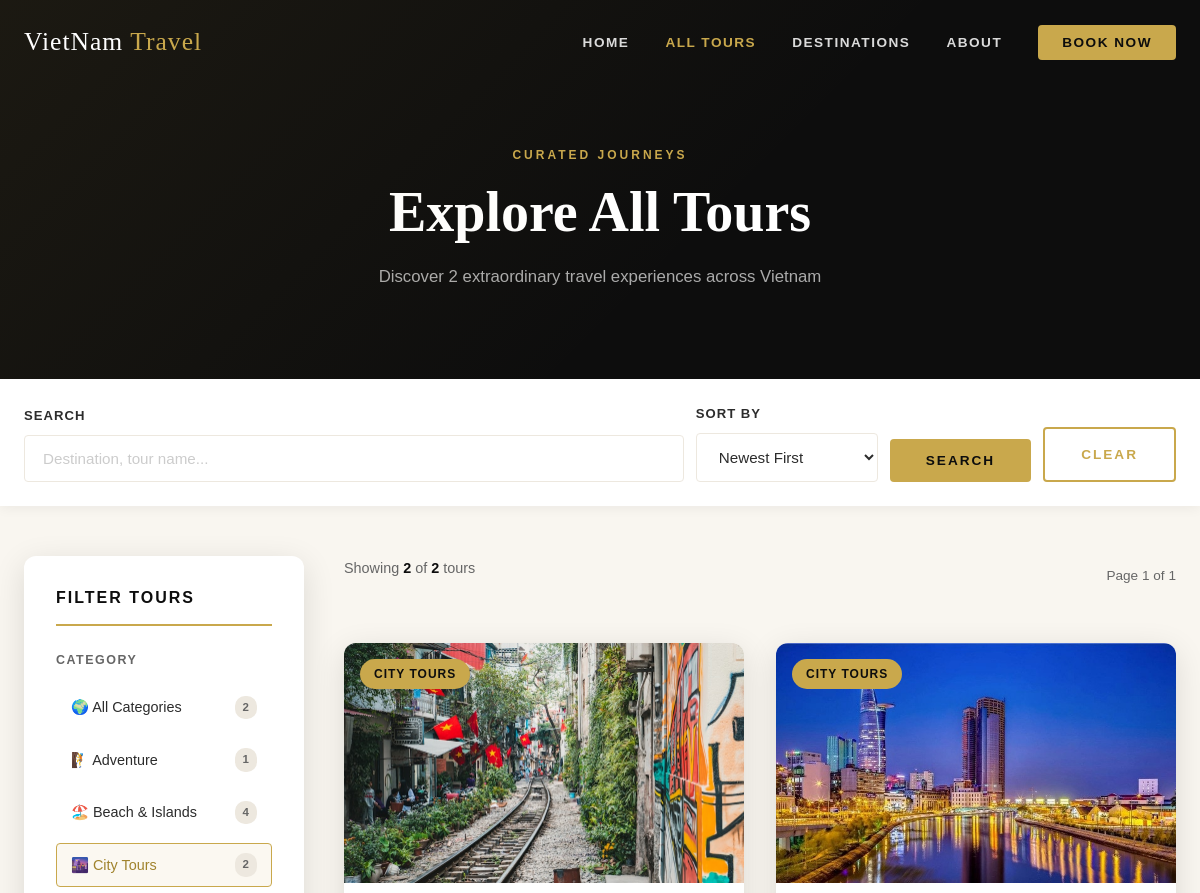
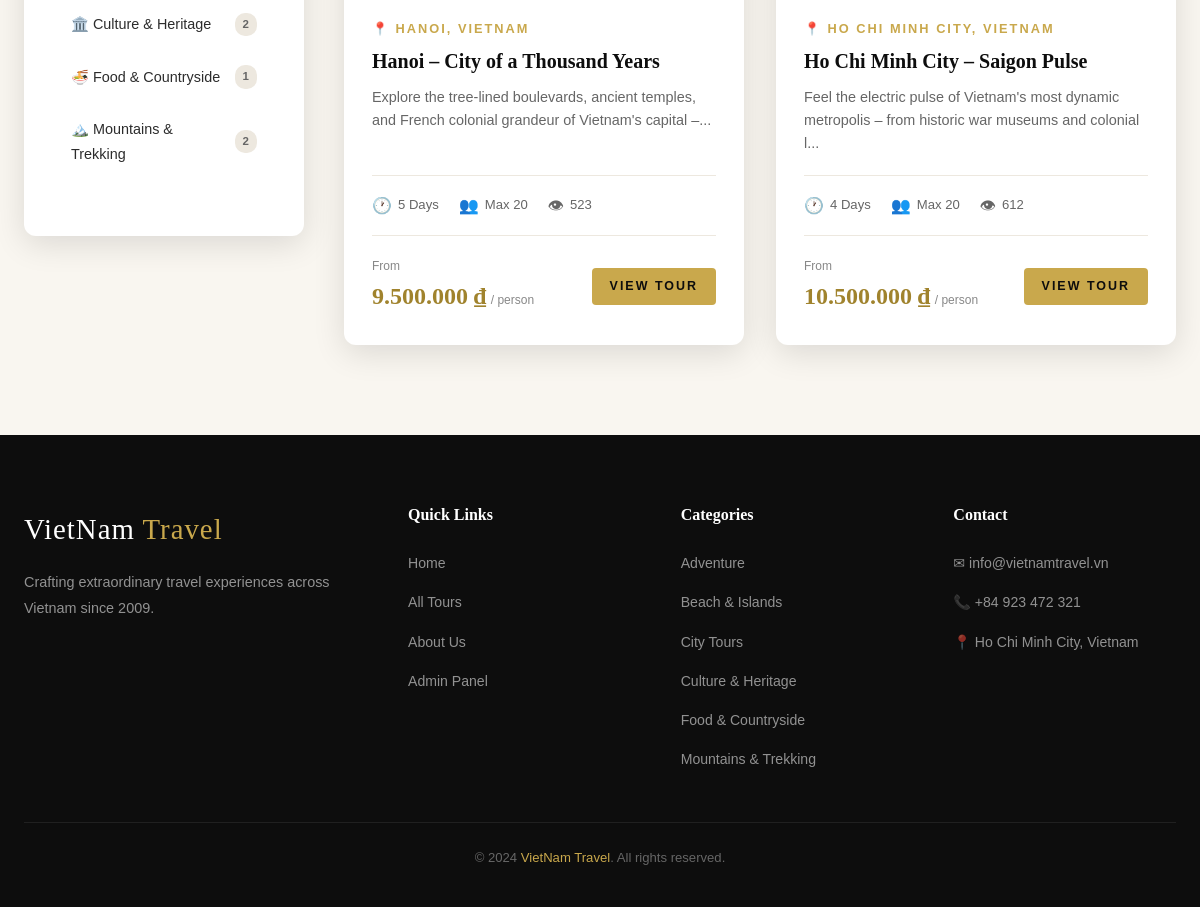
Screenshot of /tours.php?category=4 with the database file from the repository (2 pictures, top to bottom).
### tables this page shows
CREATE TABLE IF NOT EXISTS categories (
    id          INT AUTO_INCREMENT PRIMARY KEY,
    name        VARCHAR(100) NOT NULL UNIQUE,
    slug        VARCHAR(100) NOT NULL UNIQUE,
    description TEXT,
    icon        VARCHAR(10) DEFAULT '✈️',
    created_at  TIMESTAMP DEFAULT CURRENT_TIMESTAMP
);

CREATE TABLE IF NOT EXISTS tours (
    id           INT AUTO_INCREMENT PRIMARY KEY,
    title        VARCHAR(255) NOT NULL,
    slug         VARCHAR(255) NOT NULL UNIQUE,
    description  TEXT NOT NULL,
    content      TEXT,
    price        BIGINT NOT NULL DEFAULT 0,
    duration     INT NOT NULL DEFAULT 1,
    max_people   INT NOT NULL DEFAULT 10,
    destination  VARCHAR(255) NOT NULL,
    category_id  INT NOT NULL,
    image_url    VARCHAR(255),
    status       ENUM('active','inactive') DEFAULT 'active',
    views        INT DEFAULT 0,
    created_at   TIMESTAMP DEFAULT CURRENT_TIMESTAMP,
    updated_at   TIMESTAMP DEFAULT CURRENT_TIMESTAMP ON UPDATE CURRENT_TIMESTAMP,
    FOREIGN KEY (category_id) REFERENCES categories(id) ON DELETE CASCADE
);

### includes/db-connect.php (called while the page is built, shortened)
<?php
function img_url($path) {
    $path = ltrim($path, '/');
    return htmlspecialchars($path);
}

### tours.php (the view, shortened to what this page needs)
<?php
include 'includes/db-connect.php';
$search    = isset($_GET['search'])    ? trim($_GET['search'])    : '';
$cat_id    = isset($_GET['category'])  ? (int)$_GET['category']   : 0;
$sort      = isset($_GET['sort'])      ? trim($_GET['sort'])       : 'newest';
$per_page     = 6;
$current_page = max(1, isset($_GET['page']) ? (int)$_GET['page'] : 1);
$where = "WHERE t.status = 'active'";
if ($cat_id > 0)       $where .= " AND t.category_id = $cat_id";
$order = "t.created_at DESC";
$total_row   = mysqli_fetch_assoc(mysqli_query($conn, "SELECT COUNT(*) as total FROM tours t JOIN categories c ON t.category_id = c.id $where"));
$total       = $total_row['total'];
$total_pages = max(1, ceil($total / $per_page));
$offset      = ($current_page - 1) * $per_page;
$result      = mysqli_query($conn, "SELECT t.*, c.name as cat_name FROM tours t JOIN categories c ON t.category_id = c.id $where ORDER BY $order LIMIT $per_page OFFSET $offset");
$cat_result  = mysqli_query($conn, "SELECT id, name, icon FROM categories ORDER BY name");
function buildQuery($extra = [])
{
    $base = $_GET;
    unset($base['page']);
    return http_build_query(array_merge($base, $extra));
}
?>
<!DOCTYPE html>
<html lang="en">
<head>
    <link rel="stylesheet" href="css/style.css">
</head>
<body>
    <?php include 'includes/navbar.php'; ?>
    <div class="page-hero">
        <div class="container">
            <span class="section-label">Curated Journeys</span>
            <h1>Explore All Tours</h1>
            <p>Discover <?php echo $total; ?> extraordinary travel experiences across Vietnam</p>
        </div>
    </div>
    <div style="background:var(--white);padding:24px 0;box-shadow:0 2px 12px rgba(0,0,0,0.06);">
        <div class="container">
            <form method="GET" action="tours.php" style="display:flex;gap:12px;flex-wrap:wrap;align-items:flex-end;">
                <div class="form-group" style="margin:0;flex:1;min-width:200px;">
                    <label>Search</label>
                    <input type="text" name="search" class="form-control" placeholder="Destination, tour name..." value="<?php echo htmlspecialchars($search); ?>">
                </div>
                <div class="form-group" style="margin:0;min-width:180px;">
                    <label>Sort By</label>
                    <select name="sort" class="form-control">
                        <option value="newest"     <?php echo $sort==='newest'     ?'selected':''; ?>>Newest First</option>
                    </select>
                </div>
                <button type="submit" class="btn btn-gold">Search</button>
                <?php if (!empty($search) || $cat_id || $sort !== 'newest'): ?>
                    <a href="tours.php" class="btn btn-outline">Clear</a>
                <?php endif; ?>
            </form>
        </div>
    </div>
    <section class="section" style="padding-top:50px;">
        <div class="container">
            <div class="tours-layout">
                <aside class="filter-sidebar">
                    <h3>Filter Tours</h3>
                    <div class="filter-section">
                        <div class="filter-section-title">Category</div>
                        <ul class="category-filter-list">
                            <li>
                                <a href="tours.php?<?php echo buildQuery(['category' => '']); ?>" class="<?php echo !$cat_id ? 'active' : ''; ?>">
                                    🌍 All Categories <span class="cat-count-badge"><?php echo $total; ?></span>
                                </a>
                            </li>
                            <?php
                            mysqli_data_seek($cat_result, 0);
                            while ($cat = mysqli_fetch_assoc($cat_result)):
                                $cn = mysqli_fetch_assoc(mysqli_query($conn, "SELECT COUNT(*) as n FROM tours WHERE category_id={$cat['id']} AND status='active'"));
                            ?>
                                <li>
                                    <a href="tours.php?<?php echo buildQuery(['category' => $cat['id']]); ?>" class="<?php echo $cat_id == $cat['id'] ? 'active' : ''; ?>">
                                        <?php echo $cat['icon']; ?> <?php echo htmlspecialchars($cat['name']); ?>
                                        <span class="cat-count-badge"><?php echo $cn['n']; ?></span>
                                    </a>
                                </li>
                            <?php endwhile; ?>
                        </ul>
                    </div>
                </aside>
                <div>
                    <div class="results-header">
                        <p class="results-count">
                            Showing <strong><?php echo min($per_page, max(0, $total - $offset)); ?></strong> of <strong><?php echo $total; ?></strong> tours
                        </p>
                        <span style="font-size:0.85rem;color:var(--text-light);">Page <?php echo $current_page; ?> of <?php echo $total_pages; ?></span>
                    </div>
                    <?php if ($total > 0): ?>
                        <div class="tours-grid">
                            <?php while ($tour = mysqli_fetch_assoc($result)): ?>
                                <div class="tour-card">
                                    <div class="tour-card-image">
                                        <img src="<?php echo img_url($tour['image_url']); ?>" alt="<?php echo htmlspecialchars($tour['title']); ?>" loading="lazy">
                                        <span class="tour-card-badge"><?php echo htmlspecialchars($tour['cat_name']); ?></span>
                                    </div>
                                    <div class="tour-card-body">
                                        <div class="tour-card-destination">📍 <?php echo htmlspecialchars($tour['destination']); ?></div>
                                        <h3 class="tour-card-title"><?php echo htmlspecialchars($tour['title']); ?></h3>
                                        <p class="tour-card-excerpt"><?php echo substr(htmlspecialchars($tour['description']), 0, 110) . '...'; ?></p>
                                        <div class="tour-card-meta">
                                            <div class="tour-meta-item"><span class="icon">🕐</span><?php echo $tour['duration']; ?> Days</div>
                                            <div class="tour-meta-item"><span class="icon">👥</span>Max <?php echo $tour['max_people']; ?></div>
                                            <div class="tour-meta-item"><span class="icon">👁</span><?php echo number_format($tour['views']); ?></div>
                                        </div>
                                        <div class="tour-card-footer">
                                            <div class="tour-price">
                                                <span class="from">From</span>
                                                <span class="amount"><?php echo number_format($tour['price'], 0, ',', '.'); ?> ₫</span>
                                                <span class="per">/ person</span>
                                            </div>
                                            <a href="tour-detail.php?id=<?php echo $tour['id']; ?>" class="btn btn-gold btn-sm">View Tour</a>
                                        </div>
                                    </div>
                                </div>
                            <?php endwhile; ?>
                        </div>
                    <?php endif; ?>
                </div>
            </div>
        </div>
    </section>
    <?php include 'includes/footer.php'; ?>
</body>
</html>

### includes/footer.php (shortened to what this page needs)
<?php
$footer_cats = mysqli_query($conn, "SELECT name, slug FROM categories ORDER BY name LIMIT 6");
?>
<footer class="footer">
    <div class="container">
        <div class="footer-grid">
            <div class="footer-brand">
                <a href="index.php" class="nav-logo">VietNam <span>Travel</span></a>
                <p>Crafting extraordinary travel experiences across Vietnam since 2009.</p>
            </div>
            <div>
                <h4 class="footer-heading">Quick Links</h4>
                <ul class="footer-links">
                    <li><a href="index.php">Home</a></li>
                    <li><a href="tours.php">All Tours</a></li>
                    <li><a href="index.php#why-us">About Us</a></li>
                    <li><a href="admin-tours.php">Admin Panel</a></li>
                </ul>
            </div>
            <div>
                <h4 class="footer-heading">Categories</h4>
                <ul class="footer-links">
                    <?php while ($fc = mysqli_fetch_assoc($footer_cats)): ?>
                    <li><a href="category.php?slug=<?php echo $fc['slug']; ?>"><?php echo htmlspecialchars($fc['name']); ?></a></li>
                    <?php endwhile; ?>
                </ul>
            </div>
            <div>
                <h4 class="footer-heading">Contact</h4>
                <ul class="footer-links">
                    <li><a href="#">✉ info@vietnamtravel.vn</a></li>
                    <li><a href="#">📞 +84 923 472 321</a></li>
                    <li><a href="#">📍 Ho Chi Minh City, Vietnam</a></li>
                </ul>
            </div>
        </div>
        <div class="footer-bottom">
            <p>&copy; 2024 <span>VietNam Travel</span>. All rights reserved.</p>
        </div>
    </div>
</footer>

### tours.php (style rules this page uses)
.tours-layout { display: grid; grid-template-columns: 280px 1fr; gap: 40px; align-items: start; }
.filter-sidebar { background: var(--white); border-radius: var(--radius-lg); padding: 32px; box-shadow: var(--shadow); position: sticky; top: 100px; }
.filter-sidebar h3 { font-size: 1rem; letter-spacing: 2px; text-transform: uppercase; font-family: var(--font-body); font-weight: 700; color: var(--dark); margin-bottom: 24px; padding-bottom: 16px; border-bottom: 2px solid var(--gold); }
.filter-section { margin-bottom: 28px; }
.filter-section-title { font-size: 0.78rem; letter-spacing: 1.5px; text-transform: uppercase; font-weight: 700; color: var(--text-light); margin-bottom: 14px; }
.category-filter-list { list-style: none; }
.category-filter-list li { margin-bottom: 8px; }
.category-filter-list a { display: flex; align-items: center; gap: 10px; padding: 9px 14px; border-radius: var(--radius); color: var(--text); font-size: 0.9rem; font-weight: 500; transition: var(--transition); border: 1px solid transparent; }
.category-filter-list a:hover, .category-filter-list a.active { background: rgba(201, 168, 76, 0.08); border-color: var(--gold); color: var(--gold-dark); }
.cat-count-badge { margin-left: auto; background: var(--light-2); color: var(--text-light); font-size: 0.72rem; padding: 2px 8px; border-radius: 10px; font-weight: 600; }
.results-header { display: flex; align-items: center; justify-content: space-between; margin-bottom: 28px; flex-wrap: wrap; gap: 12px; }
.results-count { font-size: 0.9rem; color: var(--text-light); }
.results-count strong { color: var(--dark); }

### rows the page displays
categories: icon "🧗", name "Adventure", n "1"
categories: icon "🏖️", name "Beach & Islands", n "4"
categories: icon "🌆", name "City Tours", n "2"
categories: icon "🏛️", name "Culture & Heritage", n "2"
categories: icon "🍜", name "Food & Countryside", n "1"
categories: icon "🏔️", name "Mountains & Trekking", n "2"
tours: image_url (picture), category.name "CITY TOURS", destination "HANOI, VIETNAM", title "Hanoi – City of a Thousand Years", description "Explore the tree-lined boulevards, ancient temples, and French colonial grandeur of Vietnam's capital –", duration "5", max_people "20", views "523", price "9.500.000"
tours: image_url (picture), category.name "CITY TOURS", destination "HO CHI MINH CITY, VIETNAM", title "Ho Chi Minh City – Saigon Pulse", description "Feel the electric pulse of Vietnam's most dynamic metropolis – from historic war museums and colonial l", duration "4", max_people "20", views "612", price "10.500.000"

### other values shown
$total "2"
min($per_page, max(0, $total - $offset)) "2"
$current_page "1"
$total_pages "1"
